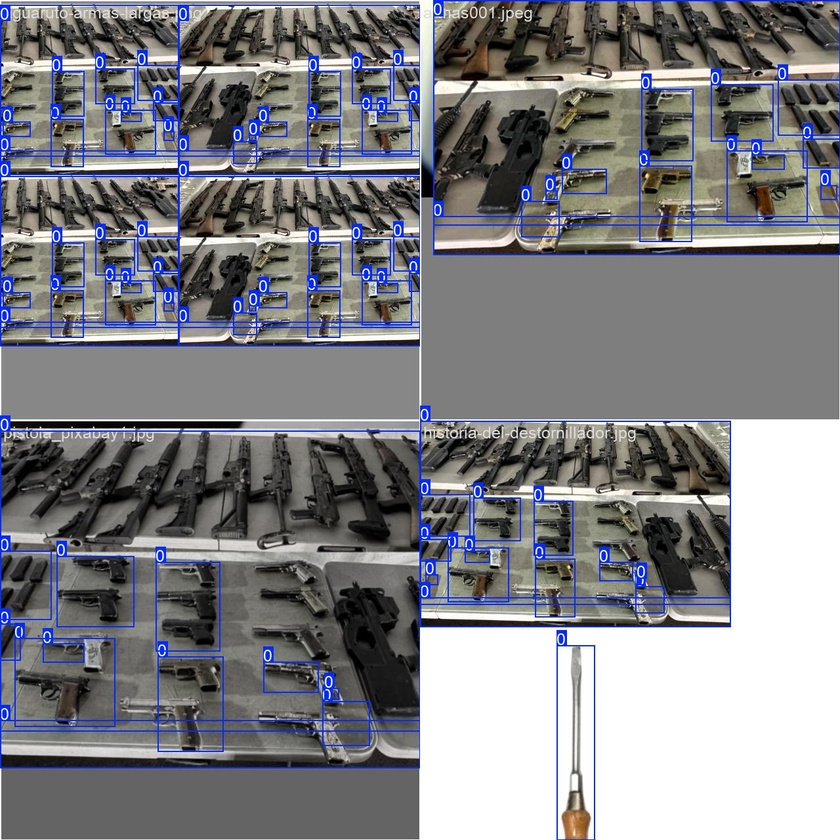
#> input picture arma_yolov8_estable/train_batch0.jpg, 840 x 840 px, shrunk from 1280 x 1280 before the run
$ python crearModelo.py
#> lines starting #> are read from the running program, lines starting #| are printed output that depends on the picture; after the words box and inside, x2 and y2 are one past the last pixel; in counts of white or black regions, pixels touching at a corner belong together
import os
import cv2
import numpy as np
import pandas as pd
from tkinter import Tk, filedialog, messagebox
from tqdm import tqdm

# Ruta base donde están las carpetas procesadas
BASE_DIR = r"C:\Users\paufu\OneDrive\Documentos\Python\proyecto"

def seleccionar_carpetas_procesadas():
    """Selecciona las 3 carpetas de imágenes procesadas"""
    root = Tk()
    root.withdraw()

    carpetas = {}
    nombres = ['mejoradas', 'segmentadas', 'anotadas']

    print("\n" + "="*60)
    print("SELECCIÓN DE CARPETAS")
    print("="*60)
    print("Por favor, selecciona las 3 carpetas en orden:\n")

    for nombre in nombres:
        print(f"Selecciona la carpeta: {nombre}")
        carpeta = filedialog.askdirectory(
            title=f"Selecciona la carpeta {nombre.upper()}"
        )

        if not carpeta:
            messagebox.showwarning("Advertencia", f"No se seleccionó la carpeta {nombre}")
            return None

        carpetas[nombre] = carpeta
        print(f"  ✓ {nombre}: {carpeta}\n")
#> this loop made 3 passes; the answer given on pass 1: arma_yolov8_estable

    return carpetas

def detectar_objetos_en_imagen(img_path, metodo='canny', min_area=500, max_area_ratio=0.9):
    """
    Detecta objetos en una imagen ya procesada y retorna bounding boxes

    Args:
        img_path: ruta de la imagen
        metodo: 'canny', 'adaptativo', 'combinado'
        min_area: área mínima del contorno
        max_area_ratio: ratio máximo de área

    Returns:
        Lista de bounding boxes [(x, y, w, h), ...]
    """
#> called with img_path = 'arma_yolov8_estable/train_batch0.jpg', metodo = 'combinado', min_area = 500, max_area_ratio = 0.9
    img = cv2.imread(img_path)
#> img is the input picture: shape (840, 840, 3); mean B, G, R 133.7, 129.5, 129.2
    if img is None:
        return []

    gray = cv2.cvtColor(img, cv2.COLOR_BGR2GRAY)
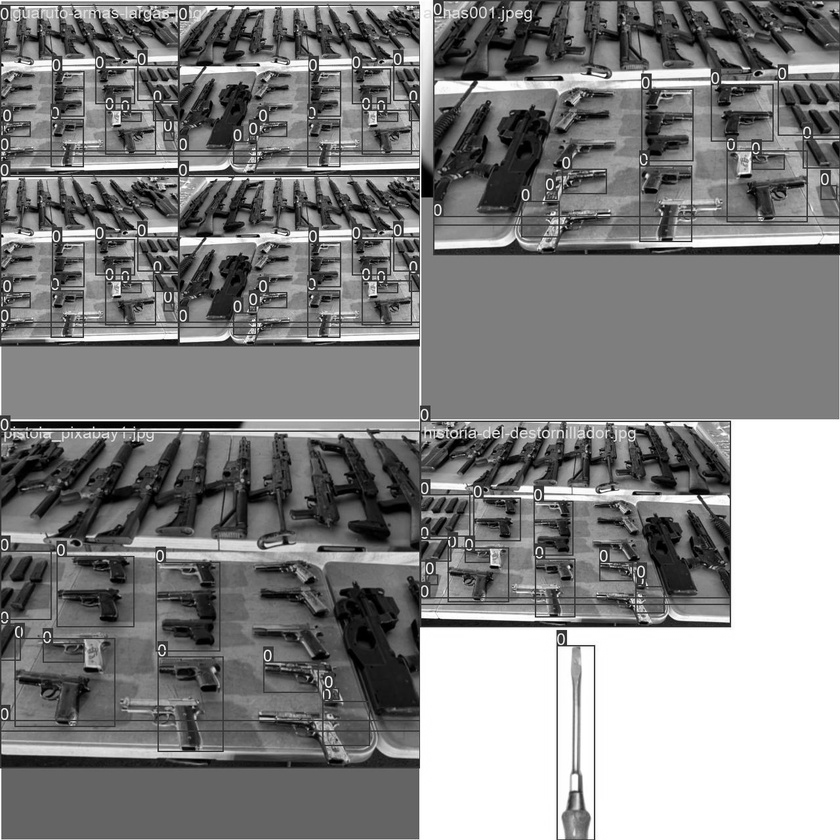
#> gray: shape (840, 840); min 0, max 255, mean 129.9
    img_height, img_width = img.shape[:2]
#> img_height = 840; img_width = 840
    img_area = img_height * img_width
#> img_area = 705600
    max_area = img_area * max_area_ratio
#> max_area = 635040

    # Aplicar método de segmentación
    if metodo == 'canny':
        blur = cv2.GaussianBlur(gray, (5, 5), 0)
        edges = cv2.Canny(blur, 50, 150)

    elif metodo == 'adaptativo':
        blur = cv2.GaussianBlur(gray, (5, 5), 0)
        edges = cv2.adaptiveThreshold(
            blur, 255, cv2.ADAPTIVE_THRESH_GAUSSIAN_C,
            cv2.THRESH_BINARY_INV, 11, 2
        )

    else:  # 'combinado'
        blur = cv2.GaussianBlur(gray, (5, 5), 0)
        canny = cv2.Canny(blur, 50, 150)
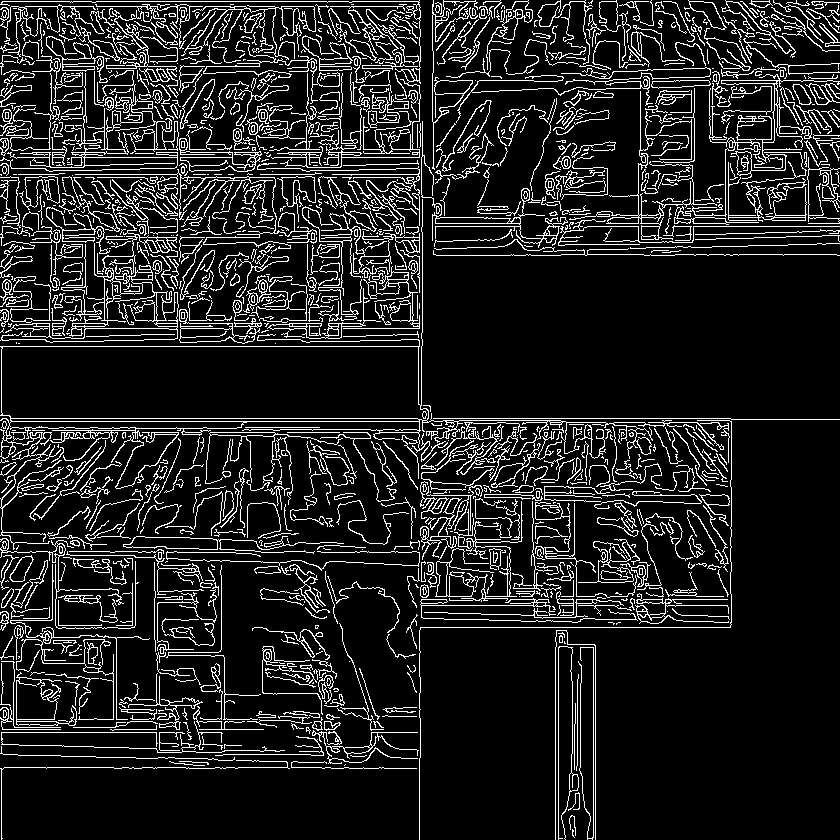
#> canny: shape (840, 840); 12.6% white in thin lines or dots
        adaptive = cv2.adaptiveThreshold(
            blur, 255, cv2.ADAPTIVE_THRESH_GAUSSIAN_C,
            cv2.THRESH_BINARY_INV, 11, 2
        )
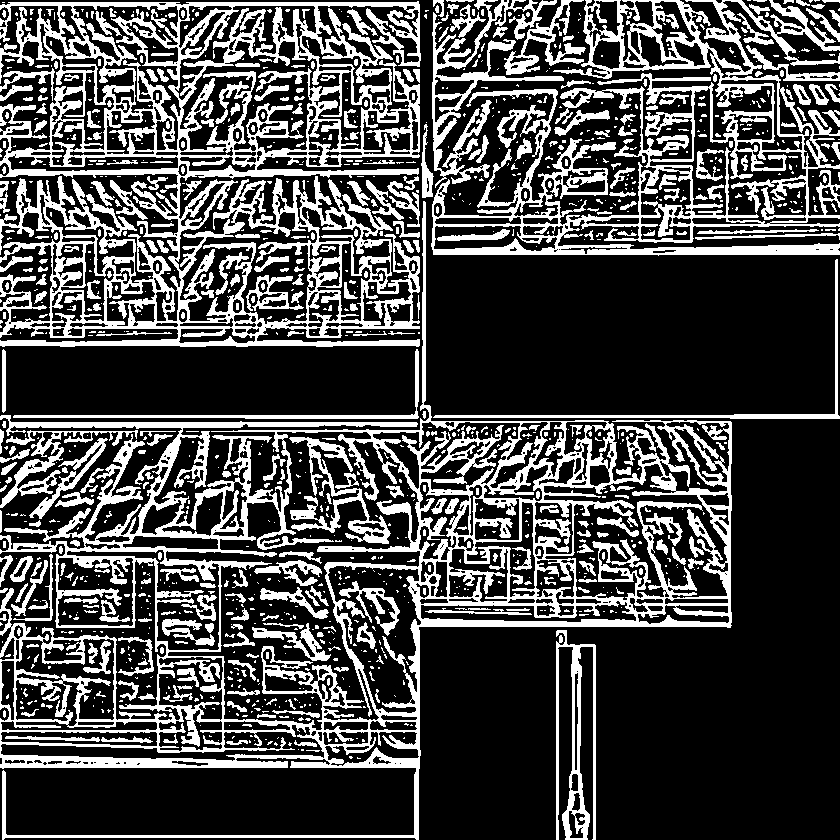
#> adaptive: shape (840, 840); 28.4% white; 1182 white regions (800 under 20 px), largest, box (x1, y1, x2, y2) and area: (0, 201, 732, 840) 64118, (0, 1, 421, 347) 54006, (431, 0, 840, 256) 27393
        edges = cv2.bitwise_or(canny, adaptive)
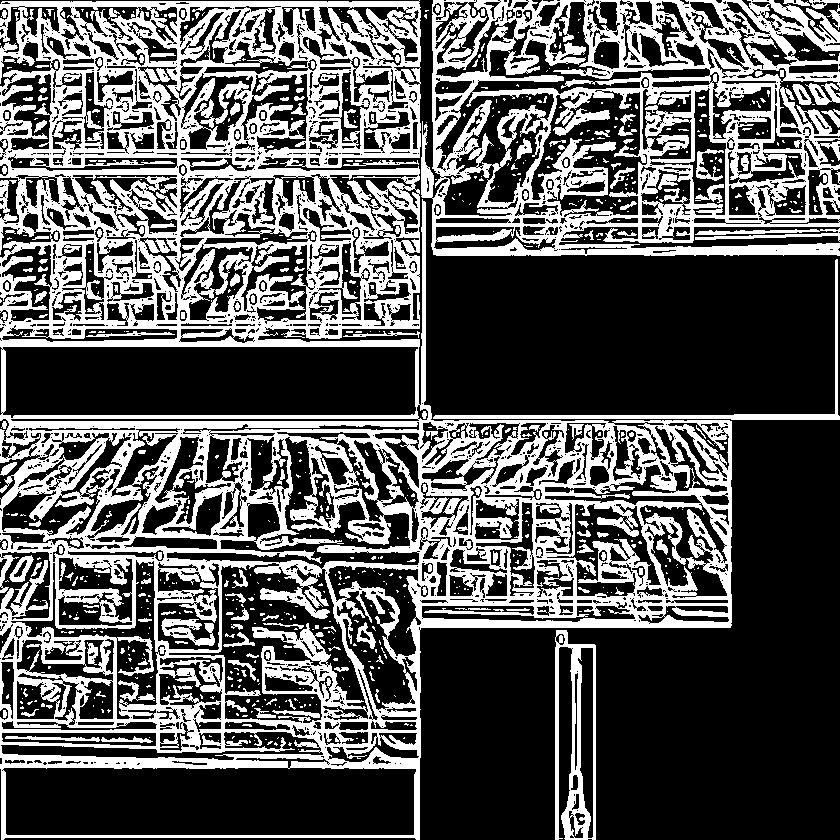
#> edges: shape (840, 840); 35.5% white; 814 white regions (621 under 20 px), largest, box (x1, y1, x2, y2) and area: (0, 0, 732, 840) 180524, (421, 0, 840, 256) 47504, (555, 630, 596, 840) 3653

    # Operaciones morfológicas
    kernel = np.ones((3, 3), np.uint8)
    edges = cv2.morphologyEx(edges, cv2.MORPH_CLOSE, kernel, iterations=2)
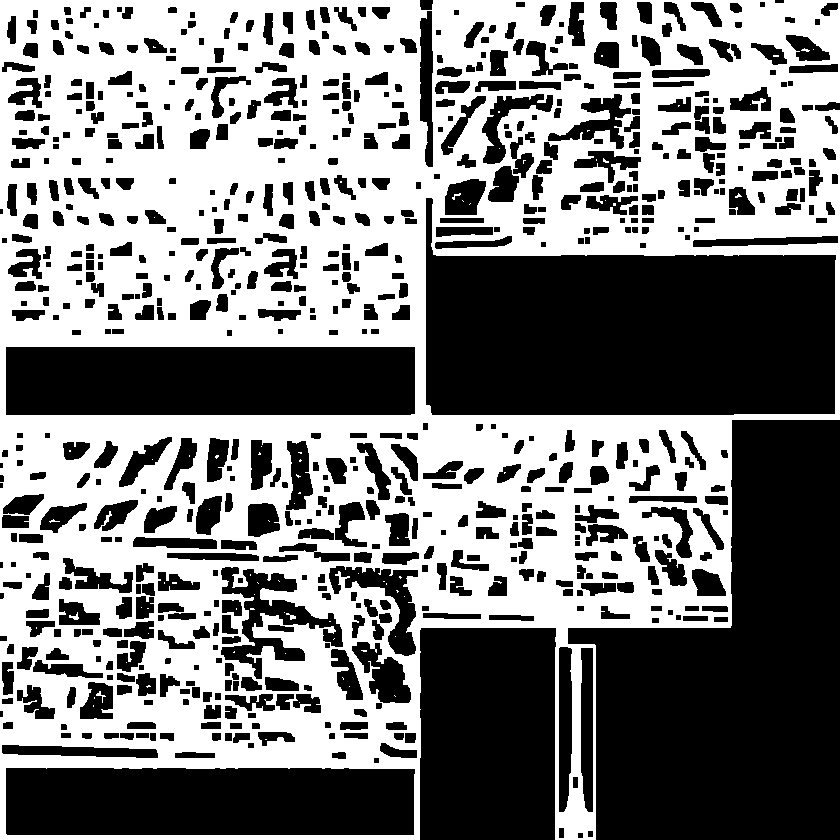
#> edges: shape (840, 840); 50.2% white; 734 black regions (5 under 20 px), largest, box (x1, y1, x2, y2) and area: (568, 420, 840, 840) 74695, (426, 198, 836, 415) 65468, (420, 628, 556, 840) 28573
    edges = cv2.morphologyEx(edges, cv2.MORPH_OPEN, kernel, iterations=1)
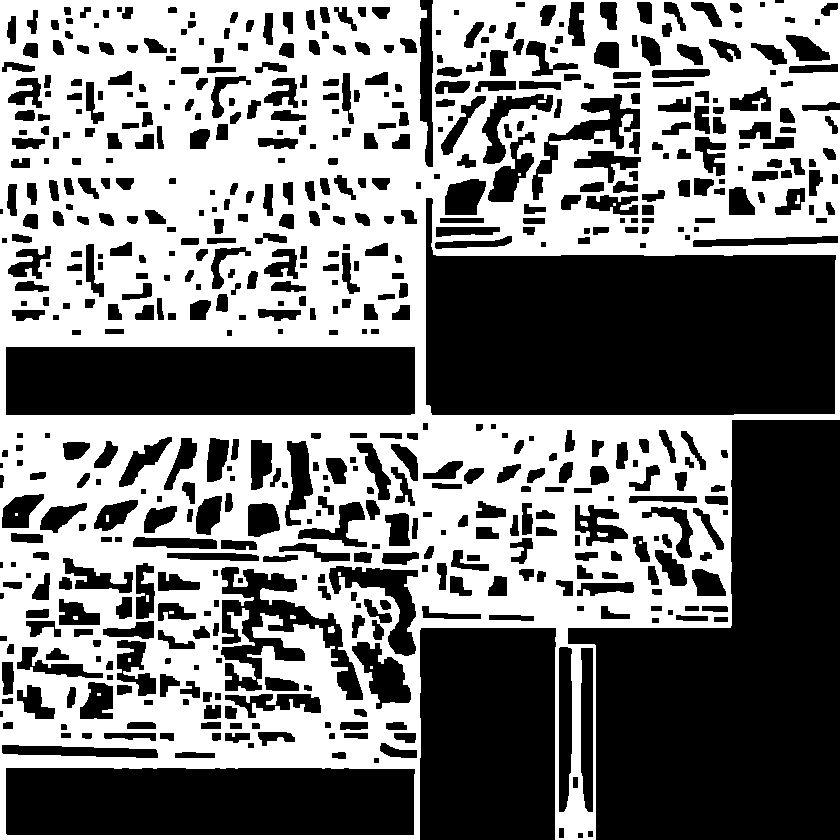
#> edges: shape (840, 840); 49.8% white; 19 white regions (10 under 20 px)

    # Encontrar contornos
    contours, _ = cv2.findContours(edges, cv2.RETR_EXTERNAL, cv2.CHAIN_APPROX_SIMPLE)
#> contours = 1 contour; box (x1, y1, x2, y2) and area: (0, 0, 840, 840) 598058

    # Filtrar y extraer bounding boxes
    bounding_boxes = []

    for cnt in contours:
        area = cv2.contourArea(cnt)
        perimetro = cv2.arcLength(cnt, True)

        # Validaciones
        if area < min_area or area > max_area:
            continue
        if perimetro == 0 or len(cnt) < 5:
            continue

        # Validar circularidad
        circularidad = (4 * np.pi * area) / (perimetro ** 2)
        if circularidad <= 0.01:
            continue

        # Validar que no sea el borde
        x, y, w, h = cv2.boundingRect(cnt)
        margin = 5
        if (x <= margin or y <= margin or
            x + w >= img_width - margin or y + h >= img_height - margin):
            continue

        bounding_boxes.append((x, y, w, h))
#> this loop made 1 pass
#> (area, perimetro, circularidad, x, y, w, h, margin) on pass 1: (598058.5, 4312.1, 0.404, 0, 0, 840, 840, 5)
#> after the loop, bounding_boxes = []

    return bounding_boxes

def obtener_imagenes_de_carpeta(carpeta):
    """Obtiene lista de imágenes de una carpeta"""
    extensiones = ('.jpg', '.jpeg', '.png', '.bmp')
    imagenes = [os.path.join(carpeta, f) for f in os.listdir(carpeta)
                if f.lower().endswith(extensiones)]
    return sorted(imagenes)

def generar_csv_desde_carpetas(clase_objeto='Sospechoso',
                                metodo_segmentacion='combinado',
                                min_area=500,
                                max_area_ratio=0.9):
    """
    Genera CSV de anotaciones desde las 3 carpetas de imágenes procesadas

    Args:
        clase_objeto: nombre de la clase (ej: 'Sospechoso')
        metodo_segmentacion: 'canny', 'adaptativo', 'combinado'
        min_area: área mínima en píxeles²
        max_area_ratio: ratio máximo de área
    """
    # Seleccionar las 3 carpetas
    carpetas = seleccionar_carpetas_procesadas()
    if not carpetas:
        print("No se completó la selección de carpetas.")
        return

    # Crear carpeta dataset
    dataset_dir = os.path.join(BASE_DIR, "dataset")
    os.makedirs(dataset_dir, exist_ok=True)

    # Recopilar imágenes de todas las carpetas
    print(f"\n{'='*60}")
    print(f"RECOPILANDO IMÁGENES")
    print(f"{'='*60}\n")

    todas_imagenes = {}
    for nombre, carpeta in carpetas.items():
        imagenes = obtener_imagenes_de_carpeta(carpeta)
        todas_imagenes[nombre] = imagenes
        print(f"  {nombre}: {len(imagenes)} imágenes")

    # Usar la carpeta con más imágenes como referencia
    carpeta_principal = max(todas_imagenes.items(), key=lambda x: len(x[1]))
    nombre_principal = carpeta_principal[0]
    imagenes_principales = carpeta_principal[1]

    print(f"\n  Usando '{nombre_principal}' como carpeta principal ({len(imagenes_principales)} imágenes)")

    # Preparar para procesamiento
    anotaciones = []
    estadisticas = []
    imagenes_sin_detecciones = []

    print(f"\n{'='*60}")
    print(f"PROCESANDO IMÁGENES")
    print(f"{'='*60}")
    print(f"Clase: '{clase_objeto}'")
    print(f"Método: {metodo_segmentacion}")
    print(f"Área mínima: {min_area}px²")
    print(f"Ratio área máxima: {max_area_ratio * 100}%\n")

    # Procesar cada carpeta
    for nombre_carpeta, imagenes in todas_imagenes.items():
        if len(imagenes) == 0:
            print(f"⚠ Carpeta '{nombre_carpeta}' vacía, omitiendo...\n")
            continue

        print(f"Procesando carpeta: {nombre_carpeta}")

        for img_path in tqdm(imagenes, desc=f"  {nombre_carpeta}"):
            try:
                nombre_archivo = os.path.basename(img_path)

                # Detectar objetos y obtener bounding boxes
                bboxes = detectar_objetos_en_imagen(
                    img_path,
                    metodo=metodo_segmentacion,
                    min_area=min_area,
                    max_area_ratio=max_area_ratio
                )
#> bboxes = []

                if len(bboxes) == 0:
                    if nombre_carpeta == nombre_principal:
                        imagenes_sin_detecciones.append(nombre_archivo)

                # Agregar cada bbox como una anotación
                for x, y, w, h in bboxes:
                    anotacion = {
                        'image_filename': nombre_archivo,
                        'class': clase_objeto,
                        'x_min': x,
                        'y_min': y,
                        'x_max': x + w,
                        'y_max': y + h
                    }
                    anotaciones.append(anotacion)
#> this loop made 0 passes
#> after the loop, anotaciones = []

                # Guardar estadísticas solo de la carpeta principal
                if nombre_carpeta == nombre_principal:
                    estadisticas.append({
                        'imagen': nombre_archivo,
                        'num_detecciones': len(bboxes)
                    })

            except Exception as e:
                print(f"\n  ❌ Error en {os.path.basename(img_path)}: {str(e)}")

        print()  # Línea en blanco entre carpetas

    # Guardar resultados
    print(f"{'='*60}")
    print("GUARDANDO RESULTADOS")
    print(f"{'='*60}\n")

    if anotaciones:
        # Eliminar duplicados (misma imagen puede estar en varias carpetas)
        df_anotaciones = pd.DataFrame(anotaciones)

        # Agrupar por imagen y conservar detecciones únicas
        print(f"  Total anotaciones antes de eliminar duplicados: {len(df_anotaciones)}")
        df_anotaciones = df_anotaciones.drop_duplicates(
            subset=['image_filename', 'x_min', 'y_min', 'x_max', 'y_max']
        )
        print(f"  Total anotaciones después de eliminar duplicados: {len(df_anotaciones)}")

        # Guardar CSV
        csv_path = os.path.join(dataset_dir, "anotaciones.csv")
        df_anotaciones.to_csv(csv_path, index=False, encoding='utf-8-sig')

        print(f"\n✓ CSV guardado: {csv_path}")
        print(f"  Total de anotaciones: {len(df_anotaciones)}")
        print(f"  Total de imágenes con detecciones: {df_anotaciones['image_filename'].nunique()}")
        print(f"  Clase: '{clase_objeto}'")

        # Preview
        print(f"\n  Preview (primeras 5 anotaciones):")
        print(df_anotaciones.head().to_string(index=False))

        # Estadísticas
        if estadisticas:
            df_stats = pd.DataFrame(estadisticas)
            print(f"\n  Estadísticas:")
            print(f"    Promedio detecciones por imagen: {df_stats['num_detecciones'].mean():.2f}")
            print(f"    Máximo detecciones en una imagen: {df_stats['num_detecciones'].max()}")
            print(f"    Mínimo detecciones en una imagen: {df_stats['num_detecciones'].min()}")

            # Guardar estadísticas
            stats_path = os.path.join(dataset_dir, "estadisticas.csv")
            df_stats.to_csv(stats_path, index=False, encoding='utf-8-sig')
            print(f"\n✓ Estadísticas guardadas: {stats_path}")
    else:
        print("⚠ No se generaron anotaciones. Verifica los parámetros de detección.")

    # Reportar imágenes sin detecciones
    if imagenes_sin_detecciones:
        print(f"\n⚠ Imágenes sin detecciones: {len(imagenes_sin_detecciones)}")
        reporte_path = os.path.join(dataset_dir, "imagenes_sin_detecciones.txt")
        with open(reporte_path, 'w', encoding='utf-8') as f:
            for img in imagenes_sin_detecciones:
                f.write(f"{img}\n")
        print(f"  Reporte guardado: {reporte_path}")

    print(f"\n{'='*60}")
    print("PROCESO COMPLETADO ✓")
    print(f"{'='*60}")
    print(f"\n💾 Archivos guardados en: {dataset_dir}")
    print(f"💡 El archivo 'anotaciones.csv' está listo para conversión a YOLO")

if __name__ == "__main__":
    # CONFIGURACIÓN
    generar_csv_desde_carpetas(
        clase_objeto='Sospechoso',        # Clase del objeto
        metodo_segmentacion='combinado',  # 'canny', 'adaptativo', 'combinado'
        min_area=500,                     # Área mínima en píxeles²
        max_area_ratio=0.9                # Máximo 90% del área de la imagen
    )
